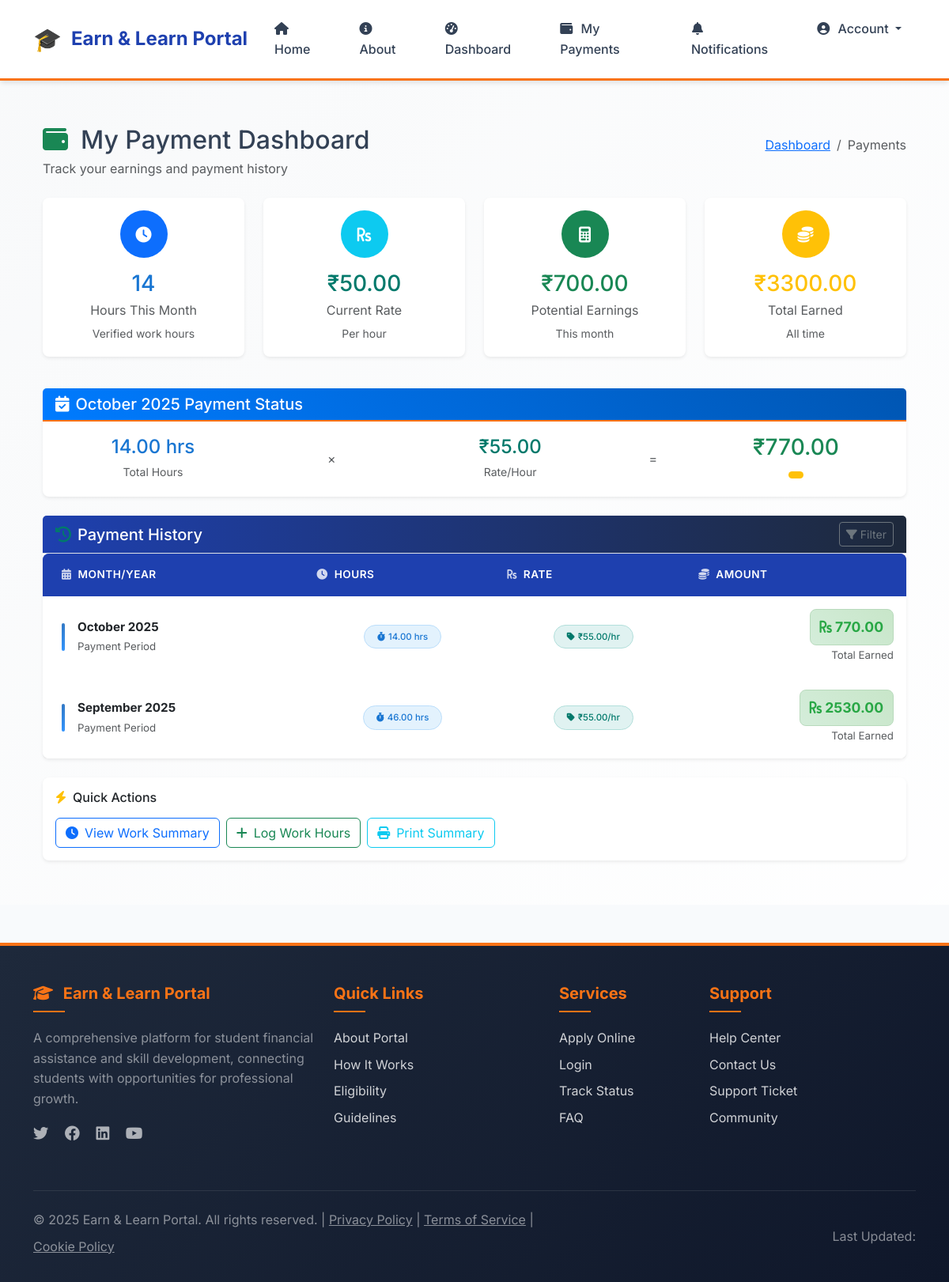
The page /scheme/student/payments/ (signed in) on the database its author committed.
### scheme/models.py (models this page shows, shortened)
class PaymentRate(models.Model):
    rate_per_hour = models.DecimalField(
        max_digits=8,
        decimal_places=2,
        validators=[MinValueValidator(Decimal('0.01'))],
        help_text="Payment rate per hour in INR"
    )
    set_by = models.ForeignKey(
        settings.AUTH_USER_MODEL,
        on_delete=models.SET_NULL,
        null=True,
        limit_choices_to={'role': 'el_coordinator'},
        related_name='payment_rates_set'
    )
    created_at = models.DateTimeField(auto_now_add=True)
    updated_at = models.DateTimeField(auto_now=True)
    notes = models.TextField(blank=True, null=True, help_text="Optional notes about this rate change")
    class Meta:
        ordering = ['-updated_at']
        verbose_name = "Payment Rate"
        verbose_name_plural = "Payment Rate"
    @classmethod
    def get_current_rate(cls):
        try:
            return cls.objects.first()
        except cls.DoesNotExist:
            return None

class PaymentCalculation(models.Model):
    student = models.ForeignKey(
        settings.AUTH_USER_MODEL,
        on_delete=models.CASCADE,
        limit_choices_to={'role': 'student'},
        related_name='payment_calculations'
    )
    department = models.ForeignKey(
        'Department',
        on_delete=models.CASCADE,
        related_name='payment_calculations'
    )
    calculation_month = models.DateField(help_text="Month for which payment is calculated (stored as first day of month)")
    total_hours = models.DecimalField(
        max_digits=6,
        decimal_places=2,
        help_text="Total verified hours for the month"
    )
    rate_per_hour = models.DecimalField(
        max_digits=8,
        decimal_places=2,
        help_text="Rate per hour used for calculation"
    )
    total_amount = models.DecimalField(
        max_digits=10,
        decimal_places=2,
        help_text="Total calculated amount (hours × rate)"
    )
    calculated_by = models.ForeignKey(
        settings.AUTH_USER_MODEL,
        on_delete=models.SET_NULL,
        null=True,
        related_name='payment_calculations_made'
    )
    notes = models.TextField(blank=True, null=True, help_text="Optional notes about the calculation")
    created_at = models.DateTimeField(auto_now_add=True)
    updated_at = models.DateTimeField(auto_now=True)
    class Meta:
        unique_together = ['student', 'calculation_month']
        ordering = ['-calculation_month', 'student__first_name']
        verbose_name = "Payment Calculation"
        verbose_name_plural = "Payment Calculations"
    @property
    def month_year_display(self):
        return self.calculation_month.strftime("%B %Y")

### users/decorators.py (the view)
        def wrapper(request, *args, **kwargs):
            if request.user.is_authenticated and hasattr(request.user, 'role'):
                if isinstance(required_role, list):
                    if request.user.role in required_role:
                        return view_func(request, *args, **kwargs)
                else:
                    if request.user.role == required_role:
                        return view_func(request, *args, **kwargs)
                return HttpResponseForbidden("You are not authorized to access this page.")
            return HttpResponseForbidden("You are not authorized to access this page.")

### templates/scheme/student_payment_dashboard.html (shortened to what this page needs)
{% extends "base.html" %}
{% load static %}
{% block content %}
<div class="container-fluid py-4">
    <div class="row">
        <div class="col-12">
            <div class="page-header mb-4">
                <div class="d-flex justify-content-between align-items-center">
                    <div>
                        <h2 class="page-title mb-1">
                            <i class="fas fa-wallet text-success me-3"></i>My Payment Dashboard
                        </h2>
                        <p class="text-muted mb-0">Track your earnings and payment history</p>
                    </div>
                    <nav aria-label="breadcrumb">
                        <ol class="breadcrumb">
                            <li class="breadcrumb-item"><a href="{% url 'student_dashboard' %}">Dashboard</a></li>
                            <li class="breadcrumb-item active">Payments</li>
                        </ol>
                    </nav>
                </div>
            </div>
        </div>
    </div>
    <div class="row mb-4">
        <div class="col-xl-3 col-lg-6 col-md-6 mb-3">
            <div class="card border-0 shadow-sm h-100">
                <div class="card-body text-center">
                    <div class="icon-box mx-auto mb-3 bg-primary text-white rounded-circle d-flex align-items-center justify-content-center" style="width: 60px; height: 60px;">
                        <i class="fas fa-clock fa-lg"></i>
                    </div>
                    <h3 class="text-primary mb-1">{{ current_month_hours }}</h3>
                    <p class="text-muted mb-1">Hours This Month</p>
                    <small class="text-muted">Verified work hours</small>
                </div>
            </div>
        </div>
        <div class="col-xl-3 col-lg-6 col-md-6 mb-3">
            <div class="card border-0 shadow-sm h-100">
                <div class="card-body text-center">
                    <div class="icon-box mx-auto mb-3 bg-info text-white rounded-circle d-flex align-items-center justify-content-center" style="width: 60px; height: 60px;">
                        <i class="fas fa-rupee-sign fa-lg"></i>
                    </div>
                    <h3 class="text-info mb-1">
                        {% if current_rate %}₹{{ current_rate.rate_per_hour }}{% else %}Not Set{% endif %}
                    </h3>
                    <p class="text-muted mb-1">Current Rate</p>
                    <small class="text-muted">Per hour</small>
                </div>
            </div>
        </div>
        <div class="col-xl-3 col-lg-6 col-md-6 mb-3">
            <div class="card border-0 shadow-sm h-100">
                <div class="card-body text-center">
                    <div class="icon-box mx-auto mb-3 bg-success text-white rounded-circle d-flex align-items-center justify-content-center" style="width: 60px; height: 60px;">
                        <i class="fas fa-calculator fa-lg"></i>
                    </div>
                    <h3 class="text-success mb-1">₹{{ potential_earnings|floatformat:2 }}</h3>
                    <p class="text-muted mb-1">Potential Earnings</p>
                    <small class="text-muted">This month</small>
                </div>
            </div>
        </div>
        <div class="col-xl-3 col-lg-6 col-md-6 mb-3">
            <div class="card border-0 shadow-sm h-100">
                <div class="card-body text-center">
                    <div class="icon-box mx-auto mb-3 bg-warning text-white rounded-circle d-flex align-items-center justify-content-center" style="width: 60px; height: 60px;">
                        <i class="fas fa-coins fa-lg"></i>
                    </div>
                    <h3 class="text-warning mb-1">₹{{ total_earned|floatformat:2 }}</h3>
                    <p class="text-muted mb-1">Total Earned</p>
                    <small class="text-muted">All time</small>
                </div>
            </div>
        </div>
    </div>
    {% if current_month_record %}
    <div class="row mb-4">
        <div class="col-12">
            <div class="card border-0 shadow-sm">
                <div class="card-header bg-gradient-primary text-white">
                    <h5 class="card-title mb-0">
                        <i class="fas fa-calendar-check me-2"></i>{{ current_month_record.month_year_display }} Payment Status
                    </h5>
                </div>
                <div class="card-body">
                    <div class="row align-items-center">
                        <div class="col-md-3">
                            <div class="text-center">
                                <h4 class="text-primary mb-1">{{ current_month_record.total_hours }} hrs</h4>
                                <small class="text-muted">Total Hours</small>
                            </div>
                        </div>
                        <div class="col-md-2">
                            <div class="text-center">
                                <span class="text-muted">×</span>
                            </div>
                        </div>
                        <div class="col-md-3">
                            <div class="text-center">
                                <h4 class="text-info mb-1">₹{{ current_month_record.rate_per_hour }}</h4>
                                <small class="text-muted">Rate/Hour</small>
                            </div>
                        </div>
                        <div class="col-md-1">
                            <div class="text-center">
                                <span class="text-muted">=</span>
                            </div>
                        </div>
                        <div class="col-md-3">
                            <div class="text-center">
                                <h3 class="text-success mb-1">₹{{ current_month_record.total_amount }}</h3>
                                <span class="badge bg-{{ current_month_record.status|yesno:'success,warning,danger' }}">
                                </span>
                            </div>
                        </div>
                    </div>
                </div>
            </div>
        </div>
    </div>
    {% endif %}
    <div class="row">
        <div class="col-12">
            <div class="card border-0 shadow-sm">
                <div class="card-header bg-white border-bottom">
                    <div class="d-flex justify-content-between align-items-center">
                        <h5 class="card-title mb-0">
                            <i class="fas fa-history text-info me-2"></i>Payment History
                        </h5>
                        <button class="btn btn-outline-secondary btn-sm" data-bs-toggle="collapse" data-bs-target="#searchFilters">
                            <i class="fas fa-filter me-1"></i>Filter
                        </button>
                    </div>
                </div>
                <div class="card-body p-0">
                    {% if payment_history %}
                        <div class="table-responsive">
                            <table class="table table-hover mb-0 payment-history-table">
                                <thead class="payment-table-header">
                                    <tr>
                                        <th class="ps-4 border-0">
                                            <i class="fas fa-calendar-alt me-2"></i>Month/Year
                                        </th>
                                        <th class="border-0">
                                            <i class="fas fa-clock me-2"></i>Hours
                                        </th>
                                        <th class="border-0">
                                            <i class="fas fa-rupee-sign me-2"></i>Rate
                                        </th>
                                        <th class="border-0">
                                            <i class="fas fa-coins me-2"></i>Amount
                                        </th>
                                    </tr>
                                </thead>
                                <tbody>
                                    {% for record in payment_history %}
                                    <tr class="payment-row">
                                        <td class="ps-4 py-3 border-0">
                                            <div class="d-flex align-items-center">
                                                <div class="month-indicator me-3"></div>
                                                <div>
                                                    <strong class="text-dark">{{ record.month_year_display }}</strong>
                                                    <br><small class="text-muted">Payment Period</small>
                                                </div>
                                            </div>
                                        </td>
                                        <td class="py-3 border-0">
                                            <div class="hours-display">
                                                <span class="badge bg-primary-soft text-primary px-3 py-2">
                                                    <i class="fas fa-stopwatch me-1"></i>{{ record.total_hours }} hrs
                                                </span>
                                            </div>
                                        </td>
                                        <td class="py-3 border-0">
                                            <div class="rate-display">
                                                <span class="badge bg-info-soft text-info px-3 py-2">
                                                    <i class="fas fa-tag me-1"></i>₹{{ record.rate_per_hour }}/hr
                                                </span>
                                            </div>
                                        </td>
                                        <td class="py-3 border-0">
                                            <div class="amount-display">
                                                <span class="amount-badge">
                                                    <i class="fas fa-rupee-sign me-1"></i>{{ record.total_amount }}
                                                </span>
                                                <br><small class="text-muted">Total Earned</small>
                                            </div>
                                        </td>
                                    </tr>
                                    {% endfor %}
                                </tbody>
                            </table>
                        </div>
                    {% else %}
                        <div class="text-center py-5">
                            <i class="fas fa-receipt fa-3x text-muted mb-3"></i>
                            <h5 class="text-muted">No Payment Records Found</h5>
                            <p class="text-muted">Payment records will appear here once your work hours are verified and payments are calculated.</p>
                        </div>
                    {% endif %}
                </div>
            </div>
        </div>
    </div>
    <div class="row mt-4">
        <div class="col-12">
            <div class="card border-0 shadow-sm">
                <div class="card-body">
                    <h6 class="card-title mb-3">
                        <i class="fas fa-bolt text-warning me-2"></i>Quick Actions
                    </h6>
                    <div class="d-flex flex-wrap gap-2">
                        <a href="{% url 'work_summary' %}" class="btn btn-outline-primary">
                            <i class="fas fa-clock me-2"></i>View Work Summary
                        </a>
                        <a href="{% url 'student_dashboard' %}" class="btn btn-outline-success">
                            <i class="fas fa-plus me-2"></i>Log Work Hours
                        </a>
                        <button class="btn btn-outline-info" onclick="window.print()">
                            <i class="fas fa-print me-2"></i>Print Summary
                        </button>
                    </div>
                </div>
            </div>
        </div>
    </div>
</div>
{% endblock %}

### rows shown on the page
PaymentRate: rate_per_hour "50.00"
PaymentCalculation: month_year_display "October 2025", total_hours "14.00", rate_per_hour "55.00", total_amount "770.00"
PaymentCalculation: month_year_display "September 2025", total_hours "46.00", rate_per_hour "55.00", total_amount "2530.00"

### other values the page prints
{{ current_month_hours }} "14"
{{ potential_earnings|floatformat:2 }} "700.00"
{{ total_earned|floatformat:2 }} "3300.00"
